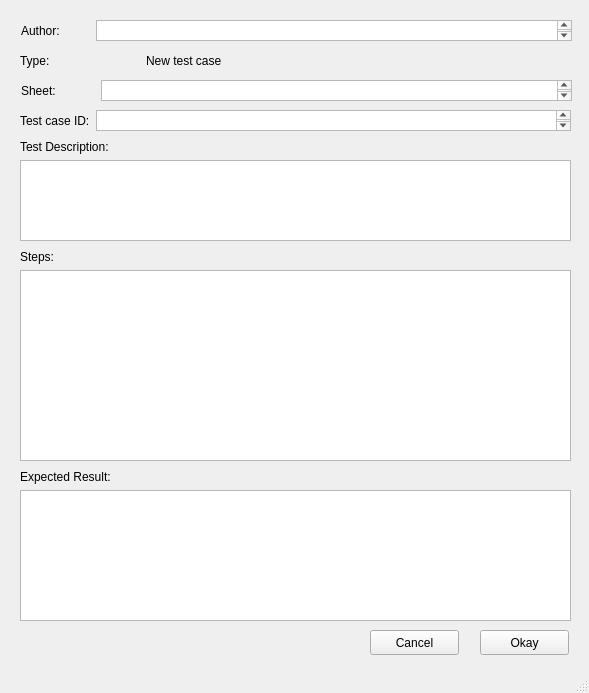
<?xml version="1.0" encoding="UTF-8"?>
<ui version="4.0">
 <class>MainWindow</class>
 <widget class="QMainWindow" name="MainWindow">
  <property name="geometry">
   <rect>
    <x>0</x>
    <y>0</y>
    <width>589</width>
    <height>693</height>
   </rect>
  </property>
  <property name="windowTitle">
   <string>Test Case Creator</string>
  </property>
  <widget class="QWidget" name="centralwidget">
   <widget class="QPushButton" name="pushButton">
    <property name="geometry">
     <rect>
      <x>370</x>
      <y>630</y>
      <width>89</width>
      <height>25</height>
     </rect>
    </property>
    <property name="text">
     <string>Cancel</string>
    </property>
   </widget>
   <widget class="QPushButton" name="pushButton_2">
    <property name="geometry">
     <rect>
      <x>480</x>
      <y>630</y>
      <width>89</width>
      <height>25</height>
     </rect>
    </property>
    <property name="text">
     <string>Okay</string>
    </property>
   </widget>
   <widget class="QWidget" name="">
    <property name="geometry">
     <rect>
      <x>20</x>
      <y>50</y>
      <width>231</width>
      <height>21</height>
     </rect>
    </property>
    <layout class="QHBoxLayout" name="horizontalLayout_2">
     <property name="spacing">
      <number>20</number>
     </property>
     <item>
      <widget class="QLabel" name="label_2">
       <property name="text">
        <string>Type:</string>
       </property>
      </widget>
     </item>
     <item>
      <widget class="QLabel" name="label_3">
       <property name="text">
        <string>New test case</string>
       </property>
      </widget>
     </item>
    </layout>
   </widget>
   <widget class="QWidget" name="">
    <property name="geometry">
     <rect>
      <x>20</x>
      <y>140</y>
      <width>551</width>
      <height>101</height>
     </rect>
    </property>
    <layout class="QVBoxLayout" name="verticalLayout">
     <item>
      <widget class="QLabel" name="label_6">
       <property name="text">
        <string>Test Description:</string>
       </property>
      </widget>
     </item>
     <item>
      <widget class="QTextEdit" name="textEdit_4"/>
     </item>
    </layout>
   </widget>
   <widget class="QWidget" name="">
    <property name="geometry">
     <rect>
      <x>20</x>
      <y>110</y>
      <width>551</width>
      <height>21</height>
     </rect>
    </property>
    <layout class="QHBoxLayout" name="horizontalLayout_4">
     <item>
      <widget class="QLabel" name="label_5">
       <property name="text">
        <string>Test case ID:</string>
       </property>
      </widget>
     </item>
     <item>
      <widget class="QTextEdit" name="textEdit_3"/>
     </item>
    </layout>
   </widget>
   <widget class="QWidget" name="">
    <property name="geometry">
     <rect>
      <x>21</x>
      <y>80</y>
      <width>551</width>
      <height>21</height>
     </rect>
    </property>
    <layout class="QHBoxLayout" name="horizontalLayout">
     <property name="spacing">
      <number>45</number>
     </property>
     <item>
      <widget class="QLabel" name="label_4">
       <property name="text">
        <string>Sheet:</string>
       </property>
      </widget>
     </item>
     <item>
      <widget class="QTextEdit" name="textEdit_2"/>
     </item>
    </layout>
   </widget>
   <widget class="QWidget" name="">
    <property name="geometry">
     <rect>
      <x>20</x>
      <y>250</y>
      <width>551</width>
      <height>211</height>
     </rect>
    </property>
    <layout class="QVBoxLayout" name="verticalLayout_2">
     <item>
      <widget class="QLabel" name="label_7">
       <property name="text">
        <string>Steps:</string>
       </property>
      </widget>
     </item>
     <item>
      <widget class="QTextEdit" name="textEdit_5"/>
     </item>
    </layout>
   </widget>
   <widget class="QWidget" name="">
    <property name="geometry">
     <rect>
      <x>21</x>
      <y>20</y>
      <width>551</width>
      <height>21</height>
     </rect>
    </property>
    <layout class="QHBoxLayout" name="horizontalLayout_3">
     <property name="spacing">
      <number>36</number>
     </property>
     <item>
      <widget class="QLabel" name="label">
       <property name="text">
        <string>Author:</string>
       </property>
       <property name="scaledContents">
        <bool>false</bool>
       </property>
      </widget>
     </item>
     <item>
      <widget class="QTextEdit" name="textEdit">
       <property name="readOnly">
        <bool>true</bool>
       </property>
      </widget>
     </item>
    </layout>
   </widget>
   <widget class="QWidget" name="">
    <property name="geometry">
     <rect>
      <x>20</x>
      <y>470</y>
      <width>551</width>
      <height>151</height>
     </rect>
    </property>
    <layout class="QVBoxLayout" name="verticalLayout_3">
     <item>
      <widget class="QLabel" name="label_8">
       <property name="text">
        <string>Expected Result:</string>
       </property>
      </widget>
     </item>
     <item>
      <widget class="QTextEdit" name="textEdit_6"/>
     </item>
    </layout>
   </widget>
  </widget>
  <widget class="QMenuBar" name="menubar">
   <property name="geometry">
    <rect>
     <x>0</x>
     <y>0</y>
     <width>589</width>
     <height>22</height>
    </rect>
   </property>
  </widget>
  <widget class="QStatusBar" name="statusbar"/>
 </widget>
 <resources/>
 <connections/>
</ui>
